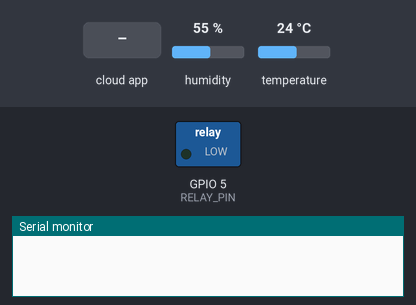
Bench run of a sketch on a simulated ESP32. Shown: switched loads named in the sketch (green lamp = pin HIGH), the last lines printed to the serial monitor. Inputs (shaded band) come from the test bench; at power-on: humidity 55 %, temperature 24 °C. WiFi joins after 1.5 s; servers stay silent unless stated.

Above: at 2.7 s.
2.8 s: the phone or cloud app sets relaySwitch to 1
At 4.2 s:
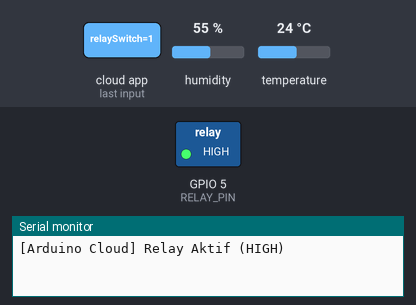
4.5 s: the phone or cloud app sets relaySwitch to 0
At 5.6 s:
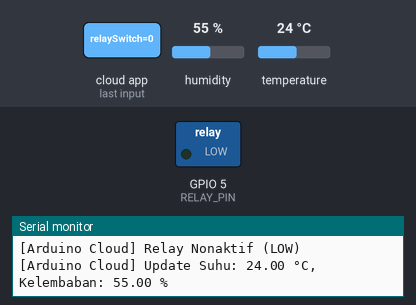
Timing chart, 0 to 7.5 s (numbered marks = the images above; inputs shaded):
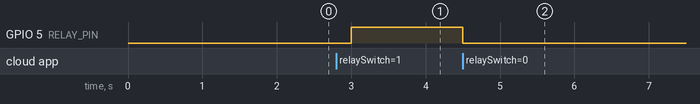

Measured:
- after the input at 2.8 s, GPIO 5 (RELAY_PIN): LOW → HIGH after 0.20 s
- after the input at 4.5 s, GPIO 5 (RELAY_PIN): HIGH → LOW at once

The sketch:

arduino_cloud_esp32.ino
```cpp
/*
 * Tugas 4 - IoT Platform Review: Arduino Cloud / IoT
 * Mata Kuliah: Internet of Things (ITH3V3)
 * Deskripsi: Menghubungkan ESP32 ke Arduino IoT Cloud, sinkronisasi variabel suhu, kelembaban, dan saklar relay.
 */

#include "thingProperties.h"
#include "DHT.h"

#define DHTPIN 4
#define DHTTYPE DHT22
DHT dht(DHTPIN, DHTTYPE);

#define RELAY_PIN 5

void setup() {
  Serial.begin(115200);
  delay(1500);

  pinMode(RELAY_PIN, OUTPUT);
  digitalWrite(RELAY_PIN, LOW);
  dht.begin();

  // Inisialisasi properti cloud dari thingProperties.h
  initProperties();

  // Koneksi ke Arduino IoT Cloud
  ArduinoCloud.begin(ArduinoIoTPreferredConnection);

  setDebugMessageLevel(2);
  ArduinoCloud.printDebugInfo();
}

void loop() {
  ArduinoCloud.update();

  static unsigned long lastMillis = 0;
  if (millis() - lastMillis > 5000) {
    lastMillis = millis();

    float t = dht.readTemperature();
    float h = dht.readHumidity();

    if (!isnan(t) && !isnan(h)) {
      temperature = t;  // Variabel Cloud
      humidity = h;     // Variabel Cloud
      Serial.printf("[Arduino Cloud] Update Suhu: %.2f °C, Kelembaban: %.2f %%\n", t, h);
    }
  }
}

// Callback otomatis saat variabel relaySwitch diubah dari Dashboard Cloud
void onRelaySwitchChange() {
  if (relaySwitch) {
    digitalWrite(RELAY_PIN, HIGH);
    Serial.println("[Arduino Cloud] Relay Aktif (HIGH)");
  } else {
    digitalWrite(RELAY_PIN, LOW);
    Serial.println("[Arduino Cloud] Relay Nonaktif (LOW)");
  }
}
```

thingProperties.h
```cpp
// Konfigurasi Arduino IoT Cloud
#include <ArduinoIoTCloud.h>
#include <Arduino_ConnectionHandler.h>

const char DEVICE_LOGIN_NAME[]  = "YOUR_DEVICE_ID";
const char SSID[]               = "NAMA_WIFI";
const char PASS[]               = "PASSWORD_WIFI";
const char DEVICE_KEY[]         = "YOUR_SECRET_DEVICE_KEY";

void onRelaySwitchChange();

float temperature;
float humidity;
bool relaySwitch;

void initProperties() {
  ArduinoCloud.setBoardId(DEVICE_LOGIN_NAME);
  ArduinoCloud.setSecretDeviceKey(DEVICE_KEY);

  ArduinoCloud.addProperty(temperature, READ, 10 * SECONDS, NULL);
  ArduinoCloud.addProperty(humidity, READ, 10 * SECONDS, NULL);
  ArduinoCloud.addProperty(relaySwitch, READWRITE, ON_CHANGE, onRelaySwitchChange);
}

WiFiConnectionHandler ArduinoIoTPreferredConnection(SSID, PASS);
```
